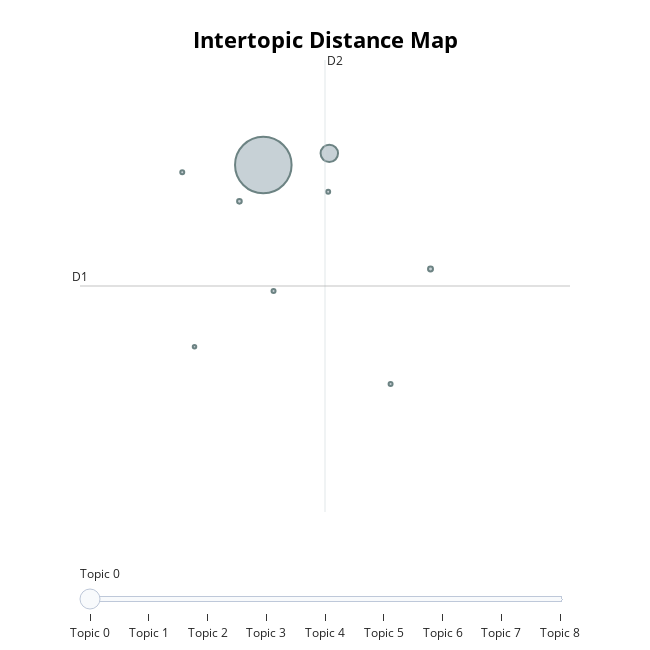

The code cell stored with this chart in its notebook:
### Code cell
topic_model.visualize_topics()

### Figure 1 — Plotly figure (JSON) as saved in the notebook; plotly's stock layout.template omitted (floating-point values rounded to 4 significant figures)
{"data": [{"customdata": [[0, "game | like | good | fun | time", 3384], [1, "good | cool | boring | cool cool | story", 323], [2, "thumb thumb | thumb | lambert | eddie | lambert prick", 26], [3, "matrix | number | work past | leader rank | partner recieve", 23], [4, "watch firework | sus people | reason sit | deadfire | better leave", 17], [5, "free | cosmetic free | free normally | care cosmetic | normally care", 17], [6, "addictive | addicted | addicting | like mother | blend rougelike", 17], [7, "happened buddy | buddy | eric | buddy eric | happened", 17], [8, "nan | nan nan | nan got | got deagle | deagle nan", 13]], "hovertemplate": "<b>Topic %{customdata[0]}</b><br>%{customdata[1]}<br>Size: %{customdata[2]}", "legendgroup": "", "marker": {"color": "#B0BEC5", "line": {"color": "DarkSlateGrey", "width": 2}, "size": [3384, 323, 26, 23, 17, 17, 17, 17, 13], "sizemode": "area", "sizeref": 2.115, "symbol": "circle"}, "mode": "markers", "name": "", "orientation": "v", "showlegend": false, "type": "scatter", "x": [9.92, 10.78, 12.09, 9.609, 11.57, 8.866, 10.05, 10.76, 9.025], "xaxis": "x", "y": [-9.527, -9.352, -11.09, -10.07, -12.82, -9.636, -11.42, -9.929, -12.26], "yaxis": "y"}], "layout": {"annotations": [{"showarrow": false, "text": "D1", "x": 7.536, "y": -11.34, "yshift": 10}, {"showarrow": false, "text": "D2", "x": 10.72, "xshift": 10, "y": -7.949}], "height": 650, "hoverlabel": {"bgcolor": "white", "font": {"family": "Rockwell", "size": 16}}, "legend": {"itemsizing": "constant", "tracegroupgap": 0}, "margin": {"t": 60}, "shapes": [{"line": {"color": "#CFD8DC", "width": 2}, "type": "line", "x0": 10.72, "x1": 10.72, "y0": -14.74, "y1": -7.949}, {"line": {"color": "#9E9E9E", "width": 2}, "type": "line", "x0": 7.536, "x1": 13.91, "y0": -11.34, "y1": -11.34}], "sliders": [{"active": 0, "pad": {"t": 50}, "steps": [{"args": [{"marker.color": [["red", "#B0BEC5", "#B0BEC5", "#B0BEC5", "#B0BEC5", "#B0BEC5", "#B0BEC5", "#B0BEC5", "#B0BEC5"]]}], "label": "Topic 0", "method": "update"}, {"args": [{"marker.color": [["#B0BEC5", "red", "#B0BEC5", "#B0BEC5", "#B0BEC5", "#B0BEC5", "#B0BEC5", "#B0BEC5", "#B0BEC5"]]}], "label": "Topic 1", "method": "update"}, {"args": [{"marker.color": [["#B0BEC5", "#B0BEC5", "red", "#B0BEC5", "#B0BEC5", "#B0BEC5", "#B0BEC5", "#B0BEC5", "#B0BEC5"]]}], "label": "Topic 2", "method": "update"}, {"args": [{"marker.color": [["#B0BEC5", "#B0BEC5", "#B0BEC5", "red", "#B0BEC5", "#B0BEC5", "#B0BEC5", "#B0BEC5", "#B0BEC5"]]}], "label": "Topic 3", "method": "update"}, {"args": [{"marker.color": [["#B0BEC5", "#B0BEC5", "#B0BEC5", "#B0BEC5", "red", "#B0BEC5", "#B0BEC5", "#B0BEC5", "#B0BEC5"]]}], "label": "Topic 4", "method": "update"}, {"args": [{"marker.color": [["#B0BEC5", "#B0BEC5", "#B0BEC5", "#B0BEC5", "#B0BEC5", "red", "#B0BEC5", "#B0BEC5", "#B0BEC5"]]}], "label": "Topic 5", "method": "update"}, {"args": [{"marker.color": [["#B0BEC5", "#B0BEC5", "#B0BEC5", "#B0BEC5", "#B0BEC5", "#B0BEC5", "red", "#B0BEC5", "#B0BEC5"]]}], "label": "Topic 6", "method": "update"}, {"args": [{"marker.color": [["#B0BEC5", "#B0BEC5", "#B0BEC5", "#B0BEC5", "#B0BEC5", "#B0BEC5", "#B0BEC5", "red", "#B0BEC5"]]}], "label": "Topic 7", "method": "update"}, {"args": [{"marker.color": [["#B0BEC5", "#B0BEC5", "#B0BEC5", "#B0BEC5", "#B0BEC5", "#B0BEC5", "#B0BEC5", "#B0BEC5", "red"]]}], "label": "Topic 8", "method": "update"}]}], "title": {"font": {"color": "Black", "size": 22}, "text": "<b>Intertopic Distance Map</b>", "x": 0.5, "xanchor": "center", "y": 0.95, "yanchor": "top"}, "width": 650, "xaxis": {"anchor": "y", "domain": [0, 1], "range": [7.536, 13.91], "title": {"text": ""}, "visible": false}, "yaxis": {"anchor": "x", "domain": [0, 1], "range": [-14.74, -7.949], "title": {"text": ""}, "visible": false}}}
